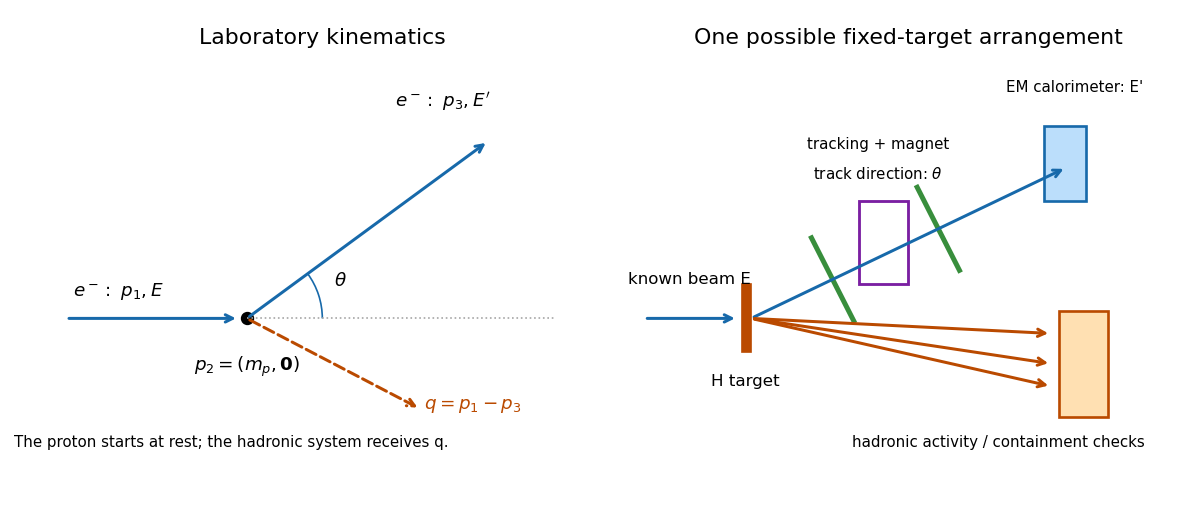

Generate this figure with Python:
from pathlib import Path
import matplotlib
matplotlib.use("Agg")
import matplotlib.pyplot as plt
import numpy as np
plt.rcParams.update({"font.size": 11, "figure.facecolor": "white", "axes.facecolor": "white", "savefig.facecolor": "white"})
from matplotlib.patches import Rectangle, Arc
fig, axes = plt.subplots(1, 2, figsize=(10, 4.3), layout="constrained")
for ax in axes:
    ax.set_aspect("equal")
    ax.set_xlim(-1.1, 6.5)
    ax.set_ylim(-1.9, 3.5)
    ax.axis("off")
def arrow(ax, start, end, color="black", style="-"):
    ax.annotate("", xy=end, xytext=start, arrowprops={"arrowstyle": "->", "lw": 1.8, "color": color, "linestyle": style})
a=axes[0]
a.set_title("Laboratory kinematics")
arrow(a, (-0.7,0), (1.6,0), "#1769aa")
a.plot(1.7,0,"ko",ms=7)
a.text(0,0.3,r"$e^-:\ p_1, E$",ha="center")
a.text(1.7,-0.7,r"$p_2=(m_p,\mathbf{0})$",ha="center")
arrow(a, (1.7,0), (4.9,2.35), "#1769aa")
a.text(4.3,2.8,r"$e^-:\ p_3, E'$",ha="center")
a.plot([1.7,5.8],[0,0],color="0.65",lw=1,ls=":")
a.add_patch(Arc((1.7,0),2,2,theta1=0,theta2=36.3,color="#1769aa"))
a.text(2.85,0.43,r"$\theta$")
arrow(a, (1.7,0), (4,-1.2), "#ba4a00", "--")
a.text(4.7,-1.2,r"$q=p_1-p_3$",ha="center",color="#ba4a00")
a.text(1.5,-1.7,"The proton starts at rest; the hadronic system receives q.",ha="center",fontsize=9)
b=axes[1]
b.set_title("One possible fixed-target arrangement")
arrow(b,(-0.8,0),(0.45,0),"#1769aa")
b.text(-0.2,0.45,"known beam E",ha="center",fontsize=10)
b.add_patch(Rectangle((0.5,-0.45),0.12,0.9,color="#ba4a00"))
b.text(0.55,-0.9,"H target",ha="center",fontsize=10)
arrow(b,(0.62,0),(4.8,2.0),"#1769aa")
for x in (1.7,3.1):
    y=(x-0.62)*2/(4.8-0.62)
    b.plot([x-0.28,x+0.28],[y+0.55,y-0.55],color="#388e3c",lw=3)
b.add_patch(Rectangle((2.05,0.45),0.65,1.1,fill=False,ec="#7b1fa2",lw=1.7))
b.text(2.3,2.25,"tracking + magnet",ha="center",fontsize=9)
b.add_patch(Rectangle((4.5,1.55),0.55,1.0,fc="#bbdefb",ec="#1769aa",lw=1.6))
b.text(4.9,3.0,"EM calorimeter: E'",ha="center",fontsize=9)
b.text(2.3,1.85,r"track direction: $\theta$",ha="center",fontsize=9)
for y in (-0.9,-0.6,-0.2): arrow(b,(0.62,0),(4.6,y),"#ba4a00")
b.add_patch(Rectangle((4.7,-1.3),0.65,1.4,fc="#ffe0b2",ec="#ba4a00",lw=1.6))
b.text(3.9,-1.7,"hadronic activity / containment checks",ha="center",fontsize=9)
fig.savefig(Path.cwd()/Path(__file__).with_suffix(".png").name,dpi=120)
